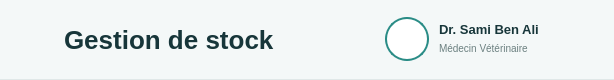
         <widget class="QFrame" name="frameHeader">
          <property name="minimumSize">
           <size>
            <width>0</width>
            <height>80</height>
           </size>
          </property>
          <property name="maximumSize">
           <size>
            <width>16777215</width>
            <height>80</height>
           </size>
          </property>
          <property name="styleSheet">
           <string>.QFrame { background-color:#F4F8F8; border:none; border-bottom:1px solid #E0E8E8; }</string>
          </property>
          <layout class="QHBoxLayout" name="layoutHeader">
           <property name="spacing">
            <number>10</number>
           </property>
           <property name="leftMargin">
            <number>20</number>
           </property>
           <property name="topMargin">
            <number>0</number>
           </property>
           <property name="rightMargin">
            <number>25</number>
           </property>
           <property name="bottomMargin">
            <number>0</number>
           </property>
           <item>
            <widget class="QLabel" name="lblIconeTitre">
             <property name="minimumSize">
              <size>
               <width>34</width>
               <height>34</height>
              </size>
             </property>
             <property name="maximumSize">
              <size>
               <width>34</width>
               <height>34</height>
              </size>
             </property>
             <property name="text">
              <string />
             </property>
             <property name="scaledContents">
              <bool>true</bool>
             </property>
            </widget>
           </item>
           <item>
            <widget class="QLabel" name="lblTitre">
             <property name="styleSheet">
              <string>color:#17363A; font-size:26px; font-weight:bold;</string>
             </property>
             <property name="text">
              <string>Gestion de stock</string>
             </property>
            </widget>
           </item>
           <item>
            <spacer name="espaceHeader">
             <property name="orientation">
              <enum>Qt::Horizontal</enum>
             </property>
             <property name="sizeHint" stdset="0">
              <size>
               <width>40</width>
               <height>20</height>
              </size>
             </property>
            </spacer>
           </item>
           <item>
            <widget class="QPushButton" name="btnNotif">
             <property name="minimumSize">
              <size>
               <width>40</width>
               <height>40</height>
              </size>
             </property>
             <property name="maximumSize">
              <size>
               <width>40</width>
               <height>40</height>
              </size>
             </property>
             <property name="cursor">
              <cursorShape>PointingHandCursor</cursorShape>
             </property>
             <property name="styleSheet">
              <string>QPushButton{border:none;background:transparent;font-size:22px;} QPushButton:hover{background:#E6F2F1;border-radius:8px;}</string>
             </property>
             <property name="text">
              <string />
             </property>
             <property name="toolTip">
              <string>Notifications du stock</string>
             </property>
             <property name="icon">
              <iconset resource="ressources.qrc">:/icones/bell_teal.png<normaloff>:/icones/bell_teal.png</normaloff>
              </iconset>
             </property>
             <property name="iconSize">
              <size>
               <width>24</width>
               <height>24</height>
              </size>
             </property>
            </widget>
           </item>
           <item>
            <spacer name="espaceAvatar">
             <property name="orientation">
              <enum>Qt::Horizontal</enum>
             </property>
             <property name="sizeType">
              <enum>QSizePolicy::Fixed</enum>
             </property>
             <property name="sizeHint" stdset="0">
              <size>
               <width>10</width>
               <height>20</height>
              </size>
             </property>
            </spacer>
           </item>
           <item>
            <widget class="QLabel" name="lblAvatar">
             <property name="minimumSize">
              <size>
               <width>44</width>
               <height>44</height>
              </size>
             </property>
             <property name="maximumSize">
              <size>
               <width>44</width>
               <height>44</height>
              </size>
             </property>
             <property name="styleSheet">
              <string>border:2px solid #2A8C86; border-radius:22px; background:white;</string>
             </property>
             <property name="text">
              <string />
             </property>
             <property name="alignment">
              <set>Qt::AlignCenter</set>
             </property>
            </widget>
           </item>
           <item>
            <widget class="QWidget" name="widgetUtilisateur">
             <property name="minimumSize">
              <size>
               <width>150</width>
               <height>44</height>
              </size>
             </property>
             <property name="maximumSize">
              <size>
               <width>150</width>
               <height>44</height>
              </size>
             </property>
             <widget class="QLabel" name="lblNomMedecin">
              <property name="geometry">
               <rect>
                <x>0</x>
                <y>2</y>
                <width>150</width>
                <height>20</height>
               </rect>
              </property>
              <property name="styleSheet">
               <string>color:#17363A; font-size:13px; font-weight:bold;</string>
              </property>
              <property name="text">
               <string>Dr. Sami Ben Ali</string>
              </property>
             </widget>
             <widget class="QLabel" name="lblRole">
              <property name="geometry">
               <rect>
                <x>0</x>
                <y>22</y>
                <width>150</width>
                <height>18</height>
               </rect>
              </property>
              <property name="styleSheet">
               <string>color:#6B8080; font-size:10px;</string>
              </property>
              <property name="text">
               <string>Médecin Vétérinaire</string>
              </property>
             </widget>
            </widget>
           </item>
          </layout>
         </widget>
